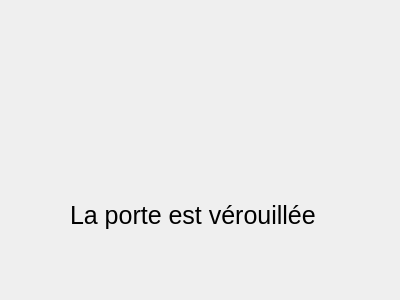
<?xml version="1.0" encoding="UTF-8"?>
<ui version="4.0">
 <class>Porte</class>
 <widget class="QWidget" name="Porte">
  <property name="geometry">
   <rect>
    <x>0</x>
    <y>0</y>
    <width>400</width>
    <height>300</height>
   </rect>
  </property>
  <property name="windowTitle">
   <string>La Porte</string>
  </property>
  <widget class="QLabel" name="labelImage">
   <property name="geometry">
    <rect>
     <x>150</x>
     <y>30</y>
     <width>111</width>
     <height>161</height>
    </rect>
   </property>
   <property name="text">
    <string/>
   </property>
   <property name="pixmap">
    <pixmap>porte_fermee.png</pixmap>
   </property>
  </widget>
  <widget class="QLabel" name="labelEtat">
   <property name="geometry">
    <rect>
     <x>70</x>
     <y>200</y>
     <width>261</width>
     <height>31</height>
    </rect>
   </property>
   <property name="font">
    <font>
     <pointsize>19</pointsize>
    </font>
   </property>
   <property name="text">
    <string>La porte est vérouillée</string>
   </property>
  </widget>
 </widget>
 <resources/>
 <connections/>
</ui>
